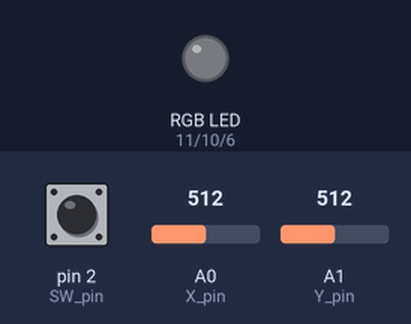
Recording of a sketch running on a simulated Arduino Uno, built with avr-gcc and run on an emulated ATmega328P. Parts: an RGB LED mixed from three pins (HIGH = lit). Dashed ring = blinking. The test bench sets the inputs (shaded band); at power-on: pin 2 (SW_pin) HIGH, A0 (X_pin) = 512, A1 (Y_pin) = 512. Dim RGB values are drawn brighter than linear.

Above: at 1.2 s.
1.3 s: pin 2 (SW_pin) pulled LOW for 1 s
At 1.45 s:
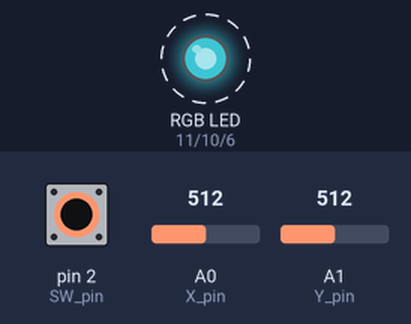
At 3.3 s:
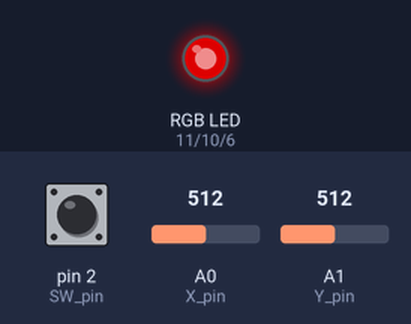
3.8 s: A0 (X_pin) set to 483
At 4.6 s:
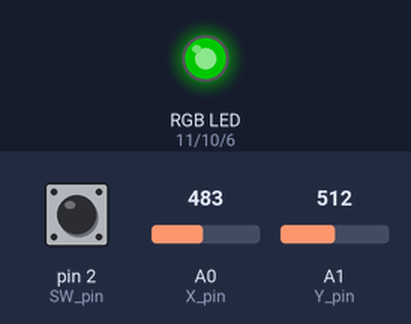
5.3 s: A1 (Y_pin) set to 481
At 5.9 s:
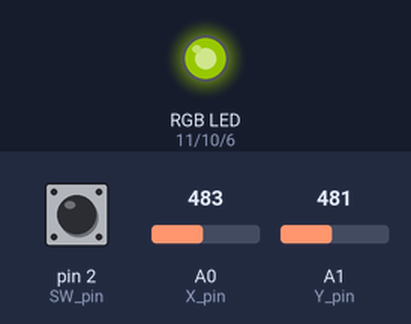
Timing chart, 0 to 7.2 s (numbered marks = the images above; inputs shaded):
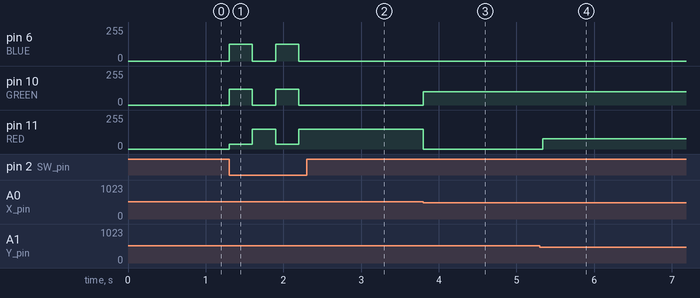

The sketch:

TRAFFI_1.INO
```cpp
/*
 *  RGB Led Trafic light, manually controlled with a Joystick
 *  Hold Joystick button pressed to activate police car light
 */

//Define pins for R,G,and B
int RED = 11;
int GREEN = 10;
int BLUE = 6;

// Define pins for joystick switch + X and Y directions
const int SW_pin = 2; // digital pin connected to switch output
const int X_pin = 0; // analog pin connected to X output
const int Y_pin = 1; // analog pin connected to Y output


void setup()
{
 // Set joystick switch pin to INPUT_PULLUP
  pinMode(SW_pin, INPUT_PULLUP);

 // Set RGB pins to OUTPUT
  pinMode(RED, OUTPUT);
  pinMode(GREEN, OUTPUT);
  pinMode(BLUE, OUTPUT);
}

// Write R,G,and B values
void RGB_color(int red_light_value, int green_light_value, int blue_light_value)
 {
  analogWrite(RED, red_light_value);
  analogWrite(GREEN, green_light_value);
  analogWrite(BLUE, blue_light_value);
}

void loop()
{

//Greenlight for LEFT
if (analogRead(X_pin) < 500)
  {
    RGB_color(0, 100, 0);
    }

//Redlight for RIGHT
if (analogRead(X_pin) > 600)
  {
    RGB_color(100, 0, 0);
    }

//Orange light for UP
if (analogRead(Y_pin) < 500)
  {
    RGB_color(150, 50, 0);
    }

//Switch off light for DOWN
if (analogRead(Y_pin) > 600)
  {
    RGB_color(0, 0, 0);
    }

// "Police car" while joystick switch is pressed
if (digitalRead(SW_pin) == LOW)
  {
    RGB_color (36, 117, 125);
      delay(300);
    RGB_color (150, 0, 0);
      delay(300);
  }

/*
 * "By default" light when Joystick in MIDDLE position
if (analogRead(X_pin) > 500 && analogRead(X_pin) < 600)
  {
    RGB_color(10, 10, 10);
    }
*/
}
```

Measured:
- the behaviour switches between 500 and 499 on A0 (X_pin) (found by bisection; images 2 and 3)
- the behaviour switches between 500 and 499 on A1 (Y_pin) (found by bisection; images 3 and 4)
- after the input at 1.3 s, pin 6 (BLUE): alternates 125/255 for 0.30 s and 0/255 for 0.30 s, 4 changes in all, then stays 0/255, starting at once; pin 10 (GREEN): alternates 117/255 for 0.30 s and 0/255 for 0.30 s, 4 changes in all, then stays 0/255, starting at once
- after the input at 3.8 s, pin 10 (GREEN): 0/255 → 100/255 at once; pin 11 (RED): 150/255 → 0/255 at once
- after the input at 5.3 s, pin 11 (RED): 0/255 → 76/255 at once
